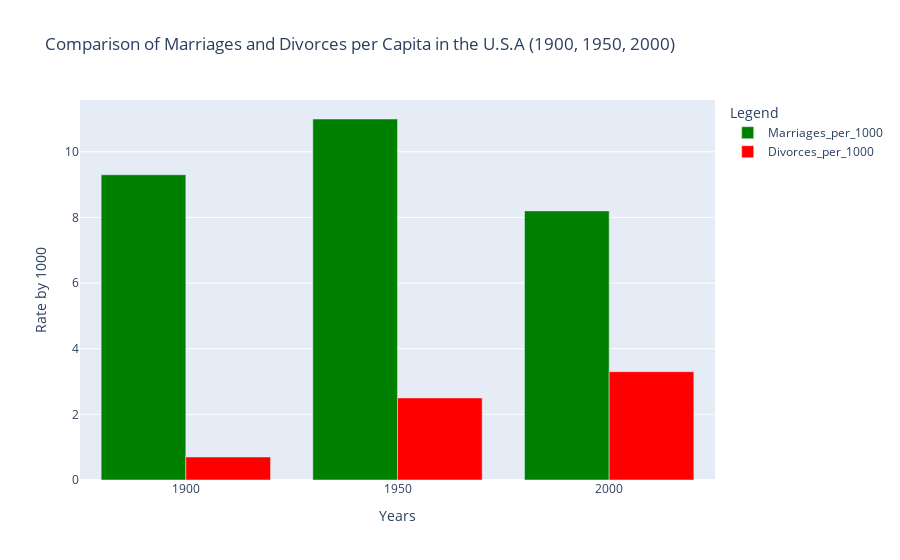

Source (notebook cell):
### Markdown cell above
# Question 7
Create a vertical bar chart comparing the number of marriages and divorces per  
capita in the U.S. between 1900, 1950, and 2000.  
Don't forget to label your axes!

### Code cell
import pandas as pd
import plotly.express as px

data = pd.read_csv("us-marriages-divorces-1867-2014.csv")
years = [1900, 1950, 2000]
filtered_data = data[data['Year'].isin(years)] #taking only specific years

visual = px.bar(filtered_data, x="Year", y=["Marriages_per_1000", "Divorces_per_1000"],
             labels={"Year": "Years", "value": "Rate by 1000"},
             title="Comparison of Marriages and Divorces per Capita in the U.S.A (1900, 1950, 2000)",
             color_discrete_sequence=["green", "red"])


visual.update_layout(barmode='group', legend_title_text="Legend")
visual.update_xaxes(type='category')
visual.show()

### Figure 1 — Plotly figure (JSON) as saved in the notebook; plotly's stock layout.template omitted (floating-point values rounded to 4 significant figures)
{"data": [{"alignmentgroup": "True", "hovertemplate": "variable=Marriages_per_1000<br>Years=%{x}<br>Rate by 1000=%{y}<extra></extra>", "legendgroup": "Marriages_per_1000", "marker": {"color": "green", "pattern": {"shape": ""}}, "name": "Marriages_per_1000", "offsetgroup": "Marriages_per_1000", "orientation": "v", "showlegend": true, "textposition": "auto", "type": "bar", "x": [1900, 1950, 2000], "xaxis": "x", "y": [9.3, 11, 8.2], "yaxis": "y"}, {"alignmentgroup": "True", "hovertemplate": "variable=Divorces_per_1000<br>Years=%{x}<br>Rate by 1000=%{y}<extra></extra>", "legendgroup": "Divorces_per_1000", "marker": {"color": "red", "pattern": {"shape": ""}}, "name": "Divorces_per_1000", "offsetgroup": "Divorces_per_1000", "orientation": "v", "showlegend": true, "textposition": "auto", "type": "bar", "x": [1900, 1950, 2000], "xaxis": "x", "y": [0.7, 2.5, 3.3], "yaxis": "y"}], "layout": {"barmode": "group", "legend": {"title": {"text": "Legend"}, "tracegroupgap": 0}, "title": {"text": "Comparison of Marriages and Divorces per Capita in the U.S.A (1900, 1950, 2000)"}, "xaxis": {"anchor": "y", "domain": [0, 1], "title": {"text": "Years"}, "type": "category"}, "yaxis": {"anchor": "x", "domain": [0, 1], "title": {"text": "Rate by 1000"}}}}
